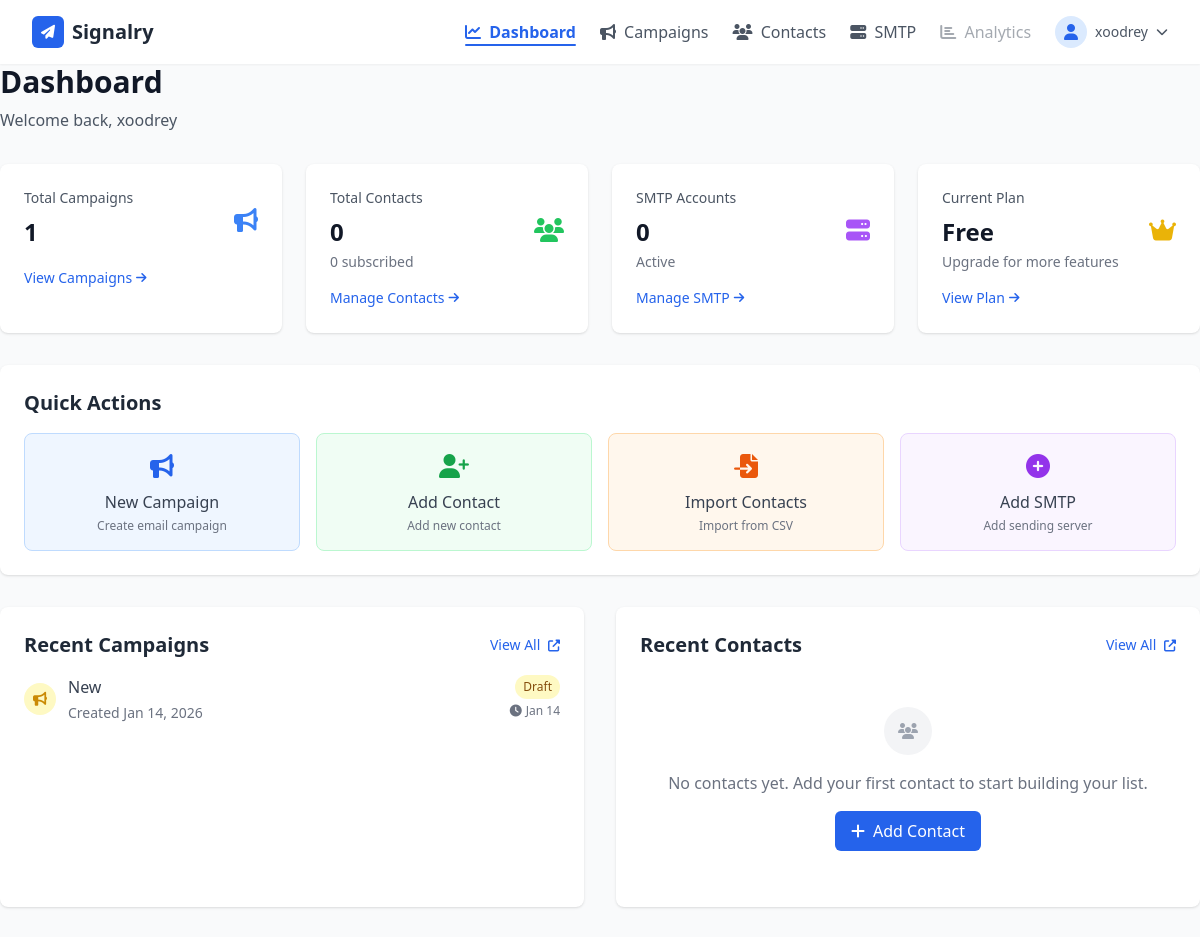
Before: /dashboard/ (signed in, upper part) with the older database file.
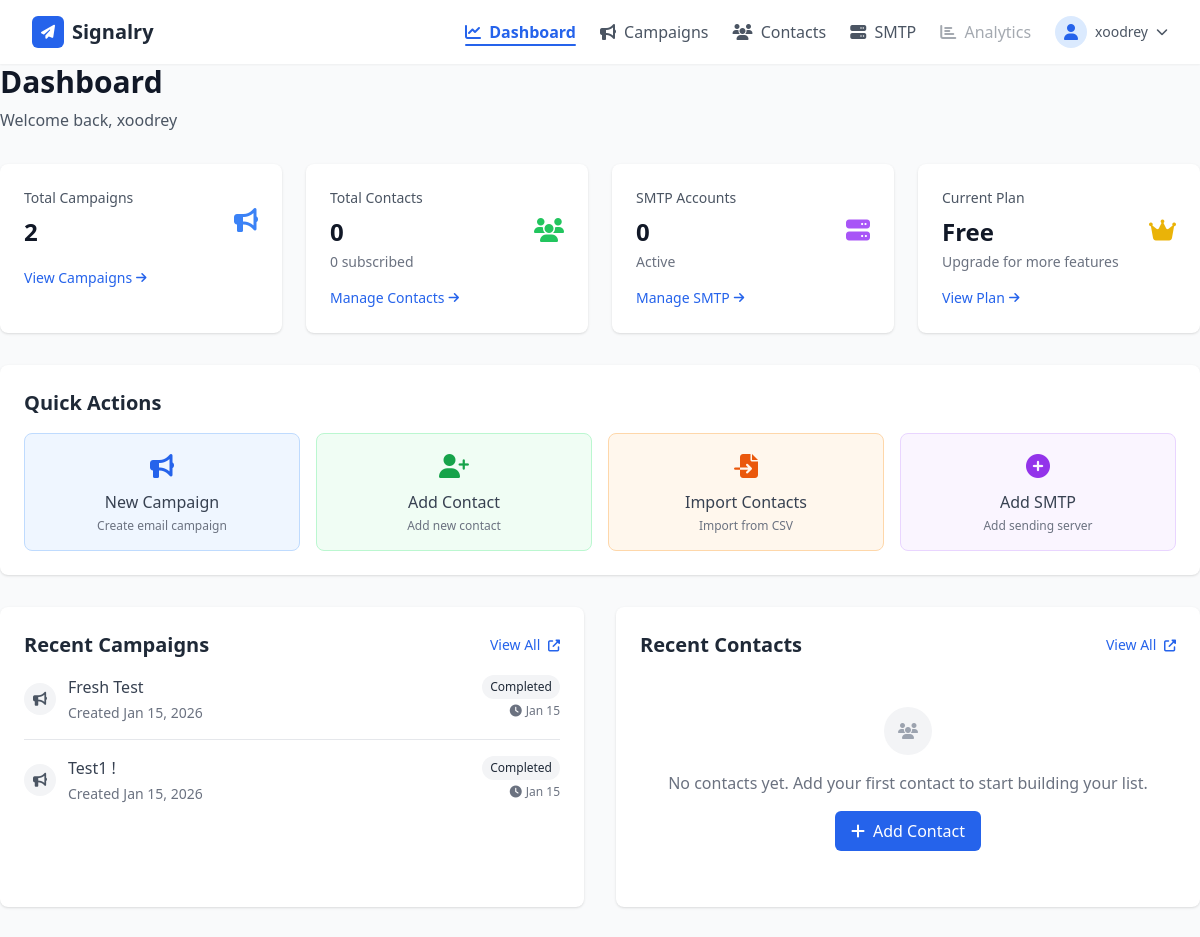
After: the same page with the newer database file.
### campaigns/models.py (models this page shows, shortened)
class Campaign(models.Model):
    user = models.ForeignKey(
        "users.User",
        on_delete=models.CASCADE,
        related_name="campaigns"
    )
    name = models.CharField(max_length=255)
    scheduled_at = models.DateTimeField(blank=True, null=True)
    status = models.CharField(max_length=10, choices=STATUS_CHOICES, default="draft")
    created_at = models.DateTimeField(default=timezone.now)
    updated_at = models.DateTimeField(auto_now=True)
    objects = CampaignManager()

### users/views.py (the view)
# urls.py: path('dashboard/', views.DashboardView.as_view(), name='dashboard'),
class DashboardView(LoginRequiredMixin, TemplateView):
    template_name = 'core/users/dashboard.html'
    def get_context_data(self, **kwargs):
        context = super().get_context_data(**kwargs)
        user = self.request.user
        context['user'] = user
        try:
            from smtp.models import SMTPAccount
            context['active_smtp_count'] = user.smtp_accounts.filter(status='active').count()
        except (ImportError, AttributeError):
            context['active_smtp_count'] = 0
        try:
            from campaigns.models import Campaign
            campaigns = user.campaigns.all()
            context['active_campaigns_count'] = campaigns.filter(status='active').count()
            context['draft_campaigns_count'] = campaigns.filter(status='draft').count()
            context['paused_campaigns_count'] = campaigns.filter(status='paused').count()
            context['total_campaigns'] = campaigns.count()
        except (ImportError, AttributeError):
            context['active_campaigns_count'] = 0
            context['draft_campaigns_count'] = 0
            context['paused_campaigns_count'] = 0
            context['total_campaigns'] = 0
        try:
            from analytics.models import UserAnalytics
            context['user_analytics'] = user.analytics
        except (ImportError, AttributeError):
            context['user_analytics'] = {
                'total_campaigns': context.get('total_campaigns', 0),
                'total_messages': 0,
                'active_smtp_accounts': context.get('active_smtp_count', 0),
            }
        try:
            from plans.models import Plan
            context['current_plan'] = user.current_plan
        except (ImportError, AttributeError):
            context['current_plan'] = None
        try:
            context['recent_campaigns'] = user.campaigns.all().order_by('-created_at')[:3]
        except (AttributeError, ImportError):
            context['recent_campaigns'] = []
        try:
            context['recent_smtp_accounts'] = user.smtp_accounts.all().order_by('-created_at')[:3]
        except (AttributeError, ImportError):
            context['recent_smtp_accounts'] = []
        try:
            context['alerts'] = user.alerts.filter(is_resolved=False).order_by('-created_at')[:5]
        except (AttributeError, ImportError):
            context['alerts'] = []
        total_messages = 0
        try:
            from campaigns.models import Campaign
            campaigns_with_messages = Campaign.objects.filter(user=user)
            for campaign in campaigns_with_messages:
                if hasattr(campaign, 'messages'):
                    total_messages += campaign.messages.count()
                elif hasattr(campaign, 'email_messages'):
                    total_messages += campaign.email_messages.count()
                elif hasattr(campaign, 'sent_messages'):
                    total_messages += campaign.sent_messages.count()
        except (ImportError, AttributeError):
            pass
        if 'user_analytics' in context:
            if isinstance(context['user_analytics'], dict):
                context['user_analytics']['total_messages'] = total_messages
            elif hasattr(context['user_analytics'], 'total_messages'):
                context['user_analytics'].total_messages = total_messages
        return context

### core/context_processors.py (called while the page is built)
def site_settings(request):
    return {
        'SITE_URL': getattr(settings, 'SITE_URL', 'http://localhost:8000'),
        'SITE_NAME': getattr(settings, 'SITE_NAME', 'Signalry'),
        'EMAIL_FROM_NAME': getattr(settings, 'EMAIL_FROM_NAME', 'Signalry'),
    }

### users/models.py (called while the page is built)
    def get_display_name(self):
        if self.full_name and self.full_name.strip():
            return self.full_name.strip()
        if '@' in self.email:
            return self.email.split('@')[0]
        return self.email

    @property
    def current_plan(self):
        return self.plans.last()  # 'plans' is the related_name in Plan model

### core/templates/core/users/dashboard.html (shortened to what the changed rows need)
{% extends "core/base.html" %}
{% block content %}
<div class="mb-8">
    <h1 class="text-3xl font-bold text-gray-900">Dashboard</h1>
</div>
<div class="grid grid-cols-1 md:grid-cols-2 lg:grid-cols-4 gap-6 mb-8">
    <div class="bg-white rounded-lg shadow p-6 hover:shadow-md transition-shadow">
        <div class="flex items-center justify-between">
            <div>
                <p class="text-sm font-medium text-gray-600">Total Campaigns</p>
                <p class="text-2xl font-semibold text-gray-900 mt-2">
                    {{ total_campaigns|default:"0" }}
                </p>
            </div>
        </div>
    </div>
</div>
<div class="bg-white rounded-lg shadow p-6 mb-8">
    <h2 class="text-xl font-semibold text-gray-800 mb-4">Quick Actions</h2>
</div>
<div class="grid grid-cols-1 lg:grid-cols-2 gap-8">
    <div class="bg-white rounded-lg shadow p-6">
        <div class="flex justify-between items-center mb-4">
            <h2 class="text-xl font-semibold text-gray-800">Recent Campaigns</h2>
        </div>
        {% if recent_campaigns %}
        <div class="space-y-4">
            {% for campaign in recent_campaigns %}
            <div class="border-b pb-4 last:border-0 last:pb-0">
                <div class="flex justify-between items-start">
                    <div class="flex-1">
                        <div class="flex items-center">
                            <div class="flex-shrink-0 mr-3">
                                <div class="w-8 h-8 rounded-full flex items-center justify-center
                                    {% if campaign.status == 'active' %}bg-green-100 text-green-600
                                    {% elif campaign.status == 'draft' %}bg-yellow-100 text-yellow-600
                                    {% elif campaign.status == 'paused' %}bg-orange-100 text-orange-600
                                    {% else %}bg-gray-100 text-gray-600{% endif %}">
                                    <i class="fas fa-bullhorn text-sm"></i>
                                </div>
                            </div>
                            <div class="flex-1">
                                <a href="{% url 'campaigns:detail' campaign.pk %}" class="font-medium text-gray-700 hover:text-blue-600 truncate block">
                                    {{ campaign.name }}
                                </a>
                                <p class="text-sm text-gray-500 mt-1">
                                    Created {{ campaign.created_at|date:"M d, Y" }}
                                </p>
                            </div>
                        </div>
                    </div>
                    <div class="flex flex-col items-end">
                        <span class="px-2 py-1 text-xs rounded-full mb-1
                            {% if campaign.status == 'active' %}bg-green-100 text-green-800
                            {% elif campaign.status == 'draft' %}bg-yellow-100 text-yellow-800
                            {% elif campaign.status == 'paused' %}bg-orange-100 text-orange-800
                            {% else %}bg-gray-100 text-gray-800{% endif %}">
                            {{ campaign.status|title }}
                        </span>
                        {% if campaign.scheduled_at %}
                        <span class="text-xs text-gray-500">
                            <i class="fas fa-clock mr-1"></i>{{ campaign.scheduled_at|date:"M d" }}
                        </span>
                        {% endif %}
                    </div>
                </div>
            </div>
            {% endfor %}
        </div>
        {% endif %}
    </div>
    <div class="bg-white rounded-lg shadow p-6">
        <div class="flex justify-between items-center mb-4">
            <h2 class="text-xl font-semibold text-gray-800">Recent Contacts</h2>
        </div>
    </div>
</div>
{% endblock %}

Changed rows visible on the page:
removed Campaign: name "New", created_at "Jan 14, 2026", status "Draft", scheduled_at "Jan 14"
added Campaign: name "Fresh Test", created_at "Jan 15, 2026", status "Completed", scheduled_at "Jan 15"
added Campaign: name "Test1 !", created_at "Jan 15, 2026", status "Completed", scheduled_at "Jan 15"
Other visible differences:
{{ total_campaigns|default:"0" }}: "1" → "2"
